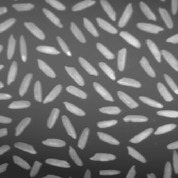
%> input picture code/rice.tif, 178 x 178 px
$ octave --eval "ffic_var_comp('rice.tif');"   (GNU Octave 9; MATLAB toolbox functions it lacks are replaced by stand-ins)
%> lines starting %> are read from the running program, lines starting %| are printed output that depends on the picture
% Fast Fractal compression using Variance Ordering Method
function ffic_var_comp(filename)
%> called with filename = 'rice.tif'
% Set timers
begrun=clock
cpu=cputime
%M=imread('rice.tif');

M=imread(filename);
%> M is the input picture: size 178x178 uint8; min 35, max 255, mean 108.9
[sv sh]=size(M);
%> sv = 178; sh = 178
M = imresize(M,[256 256]);
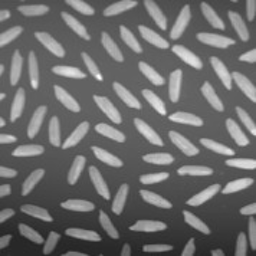
%> M: size 256x256 uint8; min 35, max 255, mean 108.9
[sv sh]=size(M);
%> sv = 256; sh = 256
if sv~=sh
    display('Matrix is not square');
    display(num2str(sv));
    display(num2str(sh));
    return
end

rsize=4;
nd=sv/rsize/2;
%> nd = 32
nr=sv/rsize;
%> nr = 64
% Scale the Domain Blocks
for i=1:rsize*nd
    for j=1:rsize*nd
        M1(i,j)=mean(mean(M((i-1)*2+1:i*2,(j-1)*2+1:j*2)));
    end
end
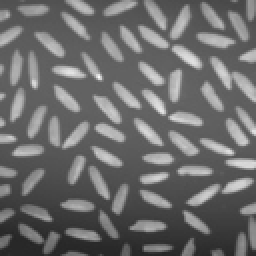
%> M1: size 128x128 double (shown 2 times larger); min 37, max 252, mean 108.9

% Matrix of 4 possible scalings to transform grayscale
s=[0.45 0.60 0.80 1];

% Find variances of domain block for different scalings
Vd=zeros(nd,nd,4);
for i=1:nd
    i1=(i-1)*rsize+1;
    i2=i*rsize;
    for j=1:nd
        j1=(j-1)*rsize+1;
        j2=j*rsize;
        D=M1(i1:i2,j1:j2);
        D=double(D);
        Z=mean(mean(D));
        Z=D-Z;
        for n=1:4
            Vd(i,j,n)=(s(n)^2)*sum(sum(Z.^2));
        end
    end
end
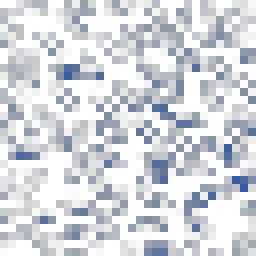
%> Vd: size 32x32x4 double (shown 8 times larger); mean R, G, B, A 1552.9, 2760.6, 4907.8, 7668.4; transparent parts drawn white


% Sorting variances of domain block
Vd_ord=zeros(4,nd*nd*4);
Vd_ord=Vd_ord';
w=Vd(:);
%> w = 4096 values, max 40675.1 at index 4023, min 0.0308 at index 490, mean 4222.4
Vd_ord(:,1)=w;
e=1:nd;
%> e = 32 values from 1 to 32
e=e';
e=e*ones(1,nd);
e=e(:);
e=e*ones(1,4);
e=e(:);
f=1:nd;
%> f = 32 values from 1 to 32
f=f'*ones(1,nd);
f=f';
f=f(:);
%> f = 1024 values from 1 to 32
f=f*ones(1,4);
f=f(:);
g=[1 2 3 4];
g=g';
g=g*ones(1,nd*nd);
g=g';
g=g(:);
Vd_ord(:,2)=e;
Vd_ord(:,3)=f;
Vd_ord(:,4)=g;


for k=1:(nd*nd)
    for i=1:(nd*nd-1)
        temp=zeros(1,4);
        if Vd_ord(i,1)<Vd_ord(i+1,1)
            for j=1:4
                temp(j)=Vd_ord(i,j);
                Vd_ord(i,j)=Vd_ord(i+1,j);
                Vd_ord(i+1,j)=temp(j);
            end
        end
    end
end
%> after the loop, temp = [0 0 0 0]


% Begin batch runs
clear T;

% Compare the range blocks and scaled domain blocks.
% k,l - used to cycle through blocks Rkl.
for k=1:nr
    k1=(k-1)*rsize+1;
    k2=k*rsize;
    for l=1:nr
        l1=(l-1)*rsize+1;
        l2=l*rsize;
        R=M(k1:k2,l1:l2);
        R=double(R);
        % Offset o is the average in the block Rkl
        O=mean(mean(R));
        Rm=R-O;
        Vr=sum(sum(Rm.^2));
        min=10000;
        u=1;
        for i4=1:(nd*nd)
            er=(sqrt(Vr)-sqrt(Vd_ord(i4,1)))^2;
            if er<min
                min=sqrt(er);
                u=i4;
            end
        end

        % Initialize error to large value
        i0=0;
        j0=0;
        m0=0;
        g0=0;
        s0=0;

        dmin=10^9;
        stf=0;
        q=zeros(1,2);
        q(1)=u-1;
        q(2)=u;
        while stf==0
            dir=1;
            while (dir>=0)&(stf==0)
                if ((sqrt(Vd_ord(q(dir+1),1))-sqrt(Vr))^2)>=dmin^2
                    stf=2;
                else
                    i=Vd_ord(q(dir+1),2);
                    j=Vd_ord(q(dir+1),3);
                    n=Vd_ord(q(dir+1),4);

                    % Now cycle through each Domain Dij
                    i1=(i-1)*rsize+1;
                    i2=i*rsize;
                    j1=(j-1)*rsize+1;
                    j2=j*rsize;


                    bigM=zeros(rsize,rsize,8);
                    D=M1(i1:i2,j1:j2);
                    del_g=O-s(n)*mean(mean(D));
                    D=D+del_g;
                    bigM(:,:,1)=D;
                    tmp=rotmat(D);
                    bigM(:,:,2)=tmp;
                    tmp=rotmat(tmp);
                    bigM(:,:,3)=tmp;
                    tmp=rotmat(tmp);
                    bigM(:,:,4)=tmp;
                    bigM(:,:,5)=fliph(D);
                    bigM(:,:,6)=flipv(D);
                    bigM(:,:,7)=D';
                    bigM(:,:,8)=rotmat(rotmat(D'));

                    % Test each transformation
                    for m=1:8
                        D=bigM(:,:,m);
                        sum_dist=sum(sum((R-D).^2));
                        dist=sqrt(sum_dist);
                        if dist<dmin
                            dmin=dist;
                            i0=i;
                            j0=j;
                            m0=m;
                            s0=s(n);
                            g0=del_g;
                        end
                    end
                end
                q(dir+1)=q(dir+1)+((-1)^dir);
                if ((q(dir+1)<1)|(q(dir+1)>(nd*nd*4)))==1
                    stf=2;
                end
            end
        end
        T(k,l,:)=[i0 j0 m0 s0 g0];
    end
end

% Stop the clock, store computation time in tim
% and elapsed cpu time in cpu0.
cpu0=cputime-cpu
stoprun=clock
tim=etime(begrun,stoprun)
% Save data in mat file - need to change the name after each use.
save 'gs_ffic' sv rsize T tim cpu0;

% decompress the image
fdec()

end
%> (the run ends here)
